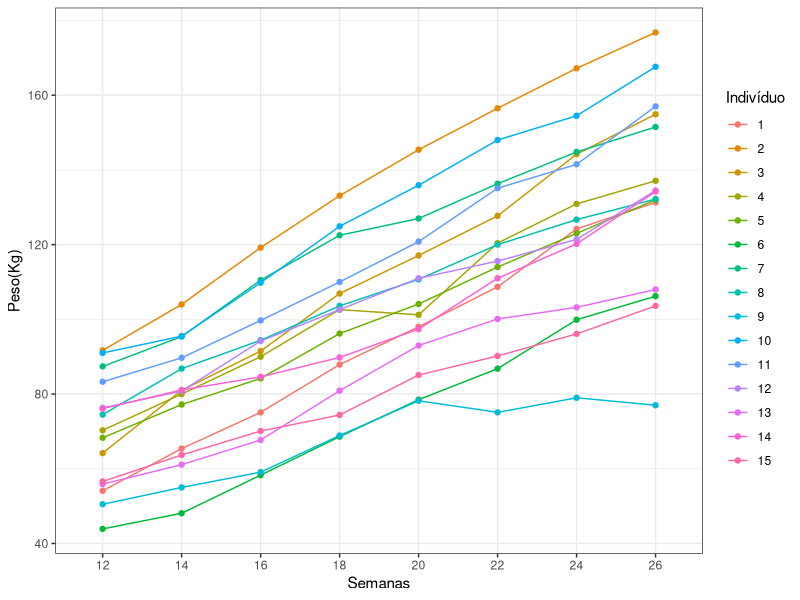
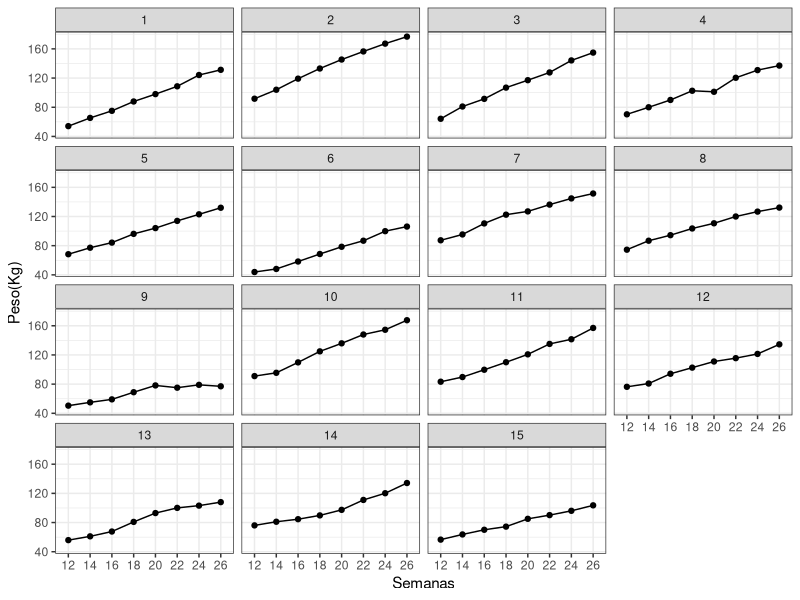
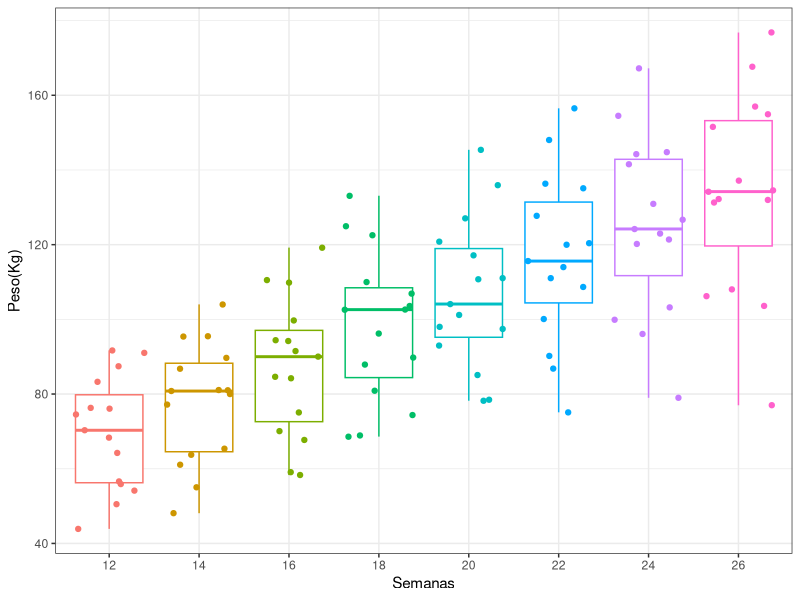
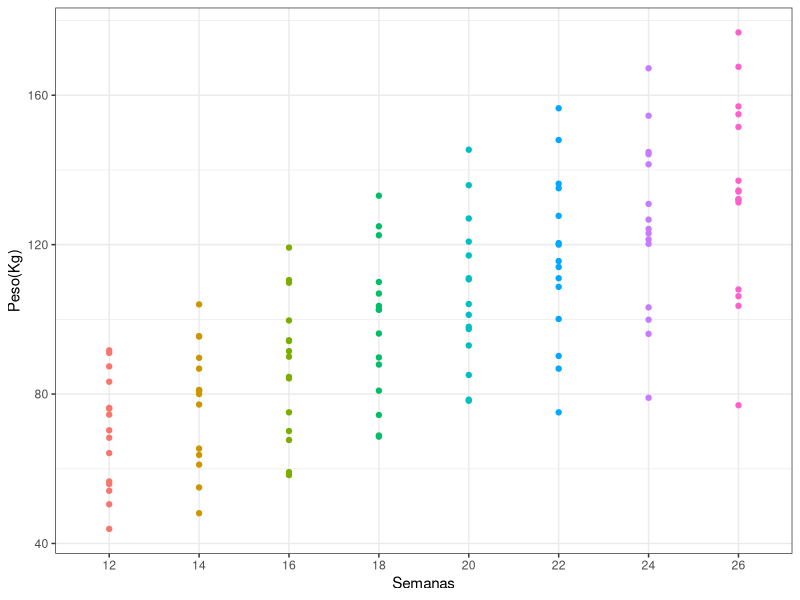
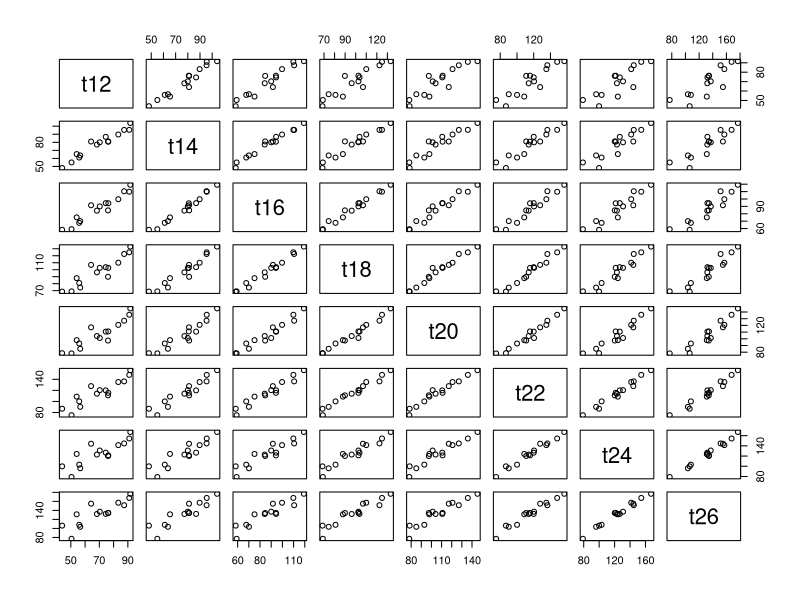

Write the R code that produced these figures, in order.
## ---- chunk 1
require(tidyverse)
# carregando a base de dados
dados = readxl::read_xls("../../Dados/Dados_Livro_Estatistica_e_CD/bezerros.xls")
## ---- chunk 2
glimpse(dados)
## ---- chunk 3
(razao = dados$t26/dados$t12 )
summary(razao)

## ---- chunk 4
# transformando a base para o formato longer
dados.longer = pivot_longer(dados,col=-ind,names_to = "Semanas",values_to = "Peso(Kg)")
head(dados.longer,10)

# Remover o "t"
dados.longer = dados.longer |> mutate(Semanas = str_extract(Semanas,"[0-9]+"))
head(dados.longer,10)

# gráfico 1
ggplot(dados.longer,aes(x=Semanas,y=`Peso(Kg)`,group = ind,colour = factor(ind))) +
  geom_line()+
  geom_point() +
  labs(color="Indivíduo")+
  theme_bw()

# gráfico 2
ggplot(dados.longer,aes(x=Semanas,y=`Peso(Kg)`,group = ind)) +
  geom_line()+
  geom_point() +
  labs(color="Indivíduo")+
  facet_wrap(~ind) + 
  theme_bw()
## ---- chunk 5
dados.longer |> 
  group_by(Semanas) |> 
  summarise(media = mean(`Peso(Kg)`),
            desvio_padrao = sd(`Peso(Kg)`),
            cv = desvio_padrao/media)
## ---- chunk 6
#gráfico 1
ggplot(dados.longer,aes(x = Semanas,y=`Peso(Kg)`,colour = Semanas))+
  geom_boxplot()+
  ggplot2::geom_jitter()+
  theme_bw() + 
  theme(legend.position = "none") # removendo a legenda

#gráfico 2
ggplot(dados.longer,aes(x = Semanas,y=`Peso(Kg)`,colour = Semanas))+
  geom_point()+
  theme_bw() + 
  theme(legend.position = "none") # removendo a legenda
  
## ---- chunk 7
dados.longer |> 
  group_by(ind) |> 
  summarise(media = mean(`Peso(Kg)`),
            desvio_padrao = sd(`Peso(Kg)`),
            cv = desvio_padrao/media)

## ---- chunk 8
cor(dados[,-1])
plot(dados[,-1])
## ---- chunk 9
dados.longer |> 
  group_by(ind) |> 
  summarise(r1 = (`Peso(Kg)`/`Peso(Kg)`[1])-1)
## ---- chunk 10
dados.longer |> 
  group_by(Semanas) |> 
  summarise(media_semana = mean(`Peso(Kg)`),
            r2 = `Peso(Kg)`/media_semana)
## ---- chunk 11
dados.longer |> 
  group_by(Semanas) |> 
  summarise(media_semana = mean(`Peso(Kg)`),
            r2 = `Peso(Kg)`/media_semana) |>
  group_by(Semanas) |> 
  slice(9)
## ---- chunk 12
dados.longer |> 
  group_by(ind) |> 
  summarise(d = `Peso(Kg)`- `Peso(Kg)`[1])

## ---- chunk 13
library(broom)
dados.longer |>
  group_by(ind) |>
  do(tidy(lm(`Peso(Kg)` ~ as.numeric(Semanas), data = .)))

## ---- chunk 14

dados.longer |>
  mutate(Semana_c = as.numeric(Semanas) - 12) |> 
  group_by(ind) |>
  do(tidy(lm(`Peso(Kg)` ~ Semana_c, data = .)))


